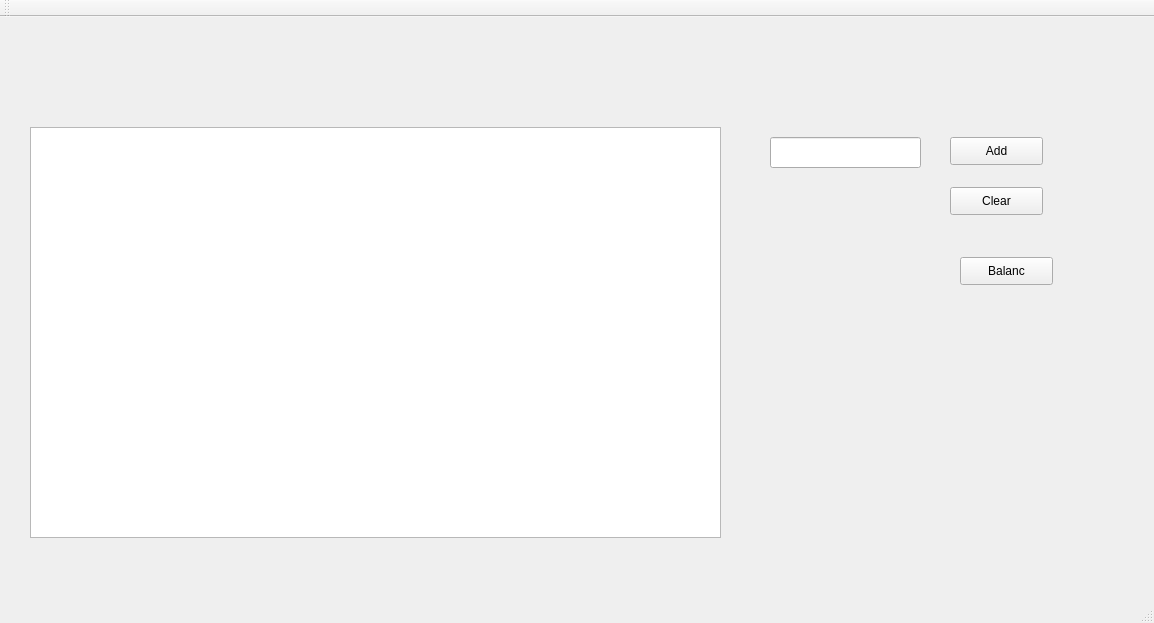
<?xml version="1.0" encoding="UTF-8"?>
<ui version="4.0">
 <class>MainWindow</class>
 <widget class="QMainWindow" name="MainWindow">
  <property name="geometry">
   <rect>
    <x>0</x>
    <y>0</y>
    <width>1154</width>
    <height>623</height>
   </rect>
  </property>
  <property name="windowTitle">
   <string>MainWindow</string>
  </property>
  <widget class="QWidget" name="centralWidget">
   <widget class="QTextEdit" name="textEdit">
    <property name="geometry">
     <rect>
      <x>30</x>
      <y>110</y>
      <width>691</width>
      <height>411</height>
     </rect>
    </property>
   </widget>
   <widget class="QLineEdit" name="InputEdit">
    <property name="geometry">
     <rect>
      <x>770</x>
      <y>120</y>
      <width>151</width>
      <height>31</height>
     </rect>
    </property>
   </widget>
   <widget class="QPushButton" name="pushButton">
    <property name="geometry">
     <rect>
      <x>950</x>
      <y>120</y>
      <width>93</width>
      <height>28</height>
     </rect>
    </property>
    <property name="text">
     <string>Add</string>
    </property>
   </widget>
   <widget class="QPushButton" name="clrBtn">
    <property name="geometry">
     <rect>
      <x>950</x>
      <y>170</y>
      <width>93</width>
      <height>28</height>
     </rect>
    </property>
    <property name="text">
     <string>Clear</string>
    </property>
   </widget>
   <widget class="QPushButton" name="pushButton_2">
    <property name="geometry">
     <rect>
      <x>960</x>
      <y>240</y>
      <width>93</width>
      <height>28</height>
     </rect>
    </property>
    <property name="text">
     <string>Balanc</string>
    </property>
   </widget>
  </widget>
  <widget class="QMenuBar" name="menuBar">
   <property name="geometry">
    <rect>
     <x>0</x>
     <y>0</y>
     <width>1154</width>
     <height>26</height>
    </rect>
   </property>
  </widget>
  <widget class="QToolBar" name="mainToolBar">
   <attribute name="toolBarArea">
    <enum>TopToolBarArea</enum>
   </attribute>
   <attribute name="toolBarBreak">
    <bool>false</bool>
   </attribute>
  </widget>
  <widget class="QStatusBar" name="statusBar"/>
 </widget>
 <layoutdefault spacing="6" margin="11"/>
 <resources/>
 <connections/>
</ui>
